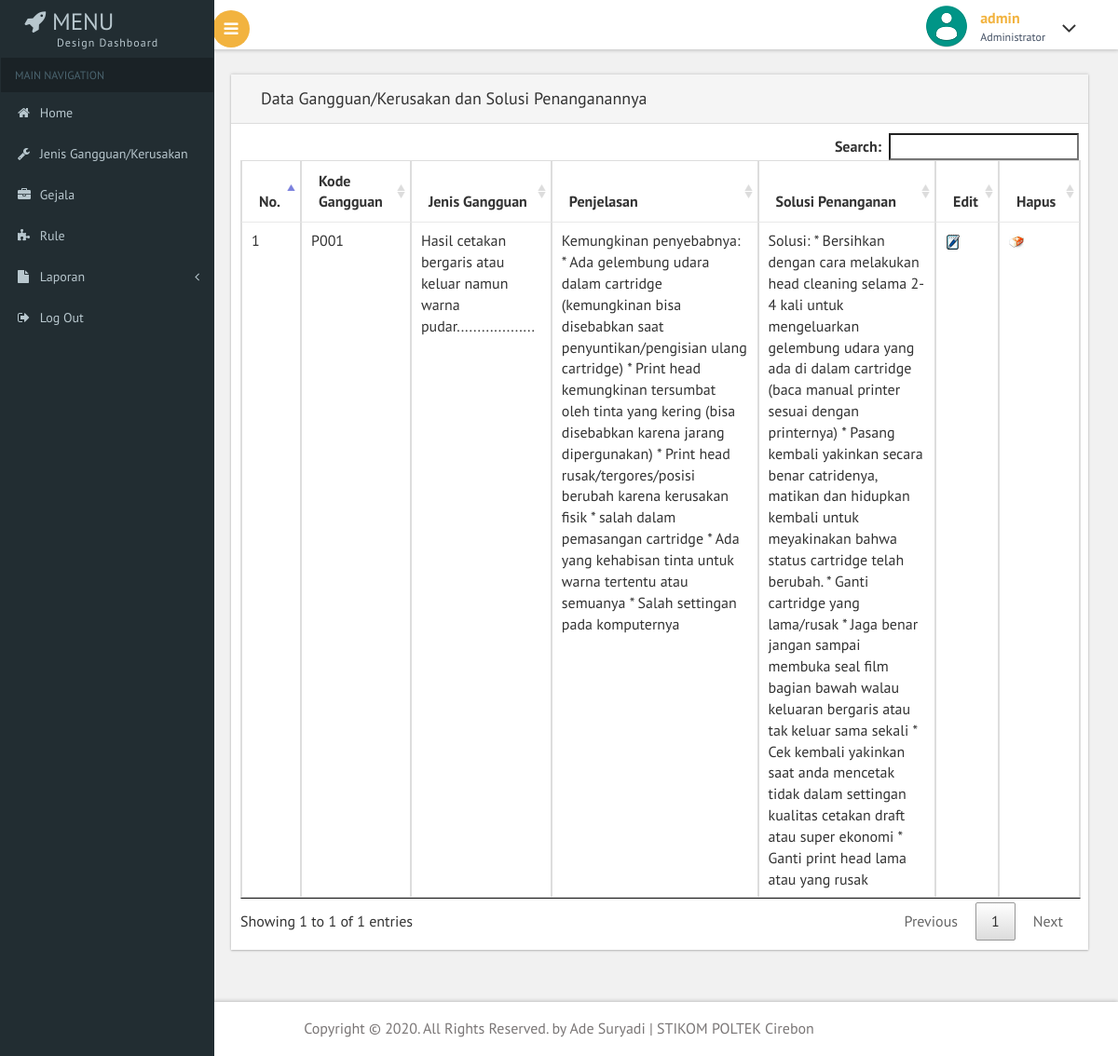
/admin/haladmin.php?top=kerusakan_more.php&kd=P001 (signed in), run on the app's committed database.
### tables this page shows
CREATE TABLE `kerusakan` (
  `kd_kerusakan` char(4) NOT NULL,
  `jenis_kerusakan` varchar(200) DEFAULT NULL,
  `definisi` text DEFAULT NULL,
  `solusi` text DEFAULT NULL
);

### admin/kerusakan_more.php (the view)
<div class="form-title">
  <h4>Data Gangguan/Kerusakan dan Solusi Penanganannya</h4>
</div>
<div class="table-responsive" style="padding: 10px 10px;">
<table id="myTable" class="table table-bordered" width="100%">
  <thead>
  <tr>
  	<th ><strong>No.</strong></th>
    <th ><strong>Kode Gangguan</strong></th>
    <th ><strong>Jenis Gangguan</strong></th>
	<th ><strong>Penjelasan</strong></th>
    <th ><strong>Solusi Penanganan</strong></th>
    <th ><strong>Edit</strong></th>
    <th ><strong>Hapus</strong></th>
  </tr>
</thead>
  <tbody>
  <?php
	include "../koneksi.php";
	$sql = "SELECT * FROM kerusakan WHERE kd_kerusakan='".$_GET['kd']."' ORDER BY kd_kerusakan";
	$qry = mysqli_query($koneksi,$sql) or die ("SQL Error".mysqli_error($qry));
	$no=0;
	while ($data = mysqli_fetch_array ($qry)) {
	$no++;
   ?>
  <tr valign="baseline">
 	<td><?php echo $no; ?> </td>
    <td><?php echo $data['kd_kerusakan']; ?></td>
    <td><?php echo $data['jenis_kerusakan']; ?></td>
	<td><?php echo $data['definisi']; ?></td>
    <td><?php echo $data['solusi']; ?></td>
    <td><a title="Edit Gangguan/Kerusakan" href="haladmin.php?top=edkerusakan.php&kdubah=<?php echo $data['kd_kerusakan'];?>"><img src="image/edit.jpeg" width="16" height="16" border="0"></a></td>
    <td><a title="Hapus Gangguan/Kerusakan" style="cursor:pointer;" onclick="return konfirmasi('<?php echo $data['kd_kerusakan'];?>');"><img src="image/hapus.jpeg" width="16" height="16" ></a>
    </td>
  </tr>
  <?php
  } ?>
</tbody>
</table>
</div>

### data on the page
kerusakan: kd_kerusakan "P001", jenis_kerusakan "Hasil cetakan bergaris atau keluar namun warna pudar...................", definisi "Kemungkinan penyebabnya: * Ada gelembung udara dalam cartridge (kemungkinan bisa disebabkan saat penyuntikan/pengisian ulang cartridge) * Print head kemungkinan tersumbat oleh tinta yang kering (bisa disebabkan karena jarang dipergunakan) * Print head rusak/tergores/posisi berubah karena kerusakan fisik * salah dalam pemasangan cartridge * Ada yang kehabisan tinta untuk warna tertentu atau semuanya * Salah settingan pada komputernya", solusi "Solusi: * Bersihkan dengan cara melakukan head cleaning selama 2-4 kali untuk mengeluarkan gelembung udara yang ada di dalam cartridge (baca manual printer sesuai dengan printernya) * Pasang kembali yakinkan secara benar catridenya, matikan dan hidupkan kembali untuk meyakinakan bahwa status cartridge telah berubah. * Ganti cartridge yang lama/rusak * Jaga benar jangan sampai membuka seal film bagian bawah walau keluaran bergaris atau tak keluar sama sekali * Cek kembali yakinkan saat anda mencetak tidak dalam settingan kualitas cetakan draft atau super ekonomi * Ganti print head lama atau yang rusak"

### other printed values
$sesi "admin"
